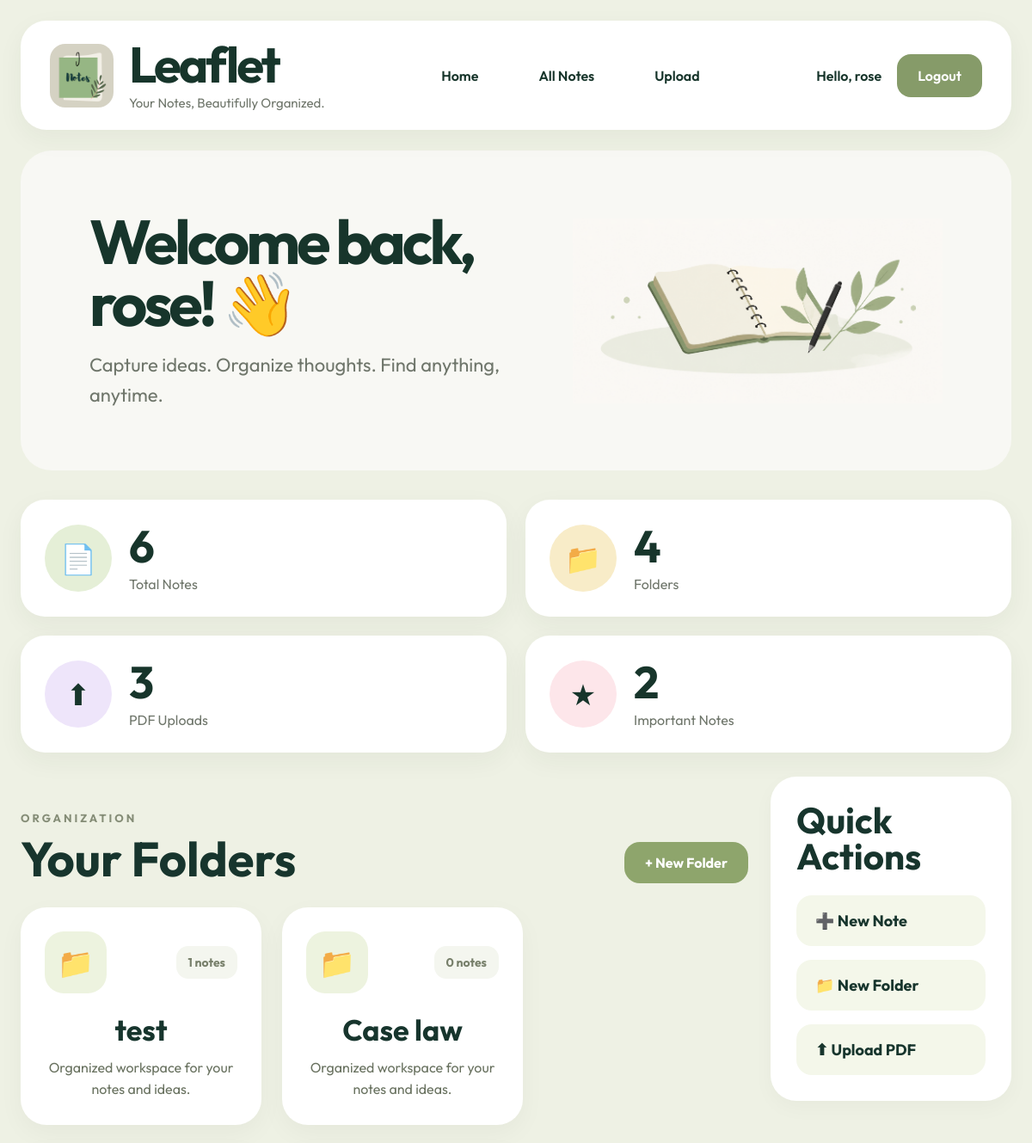
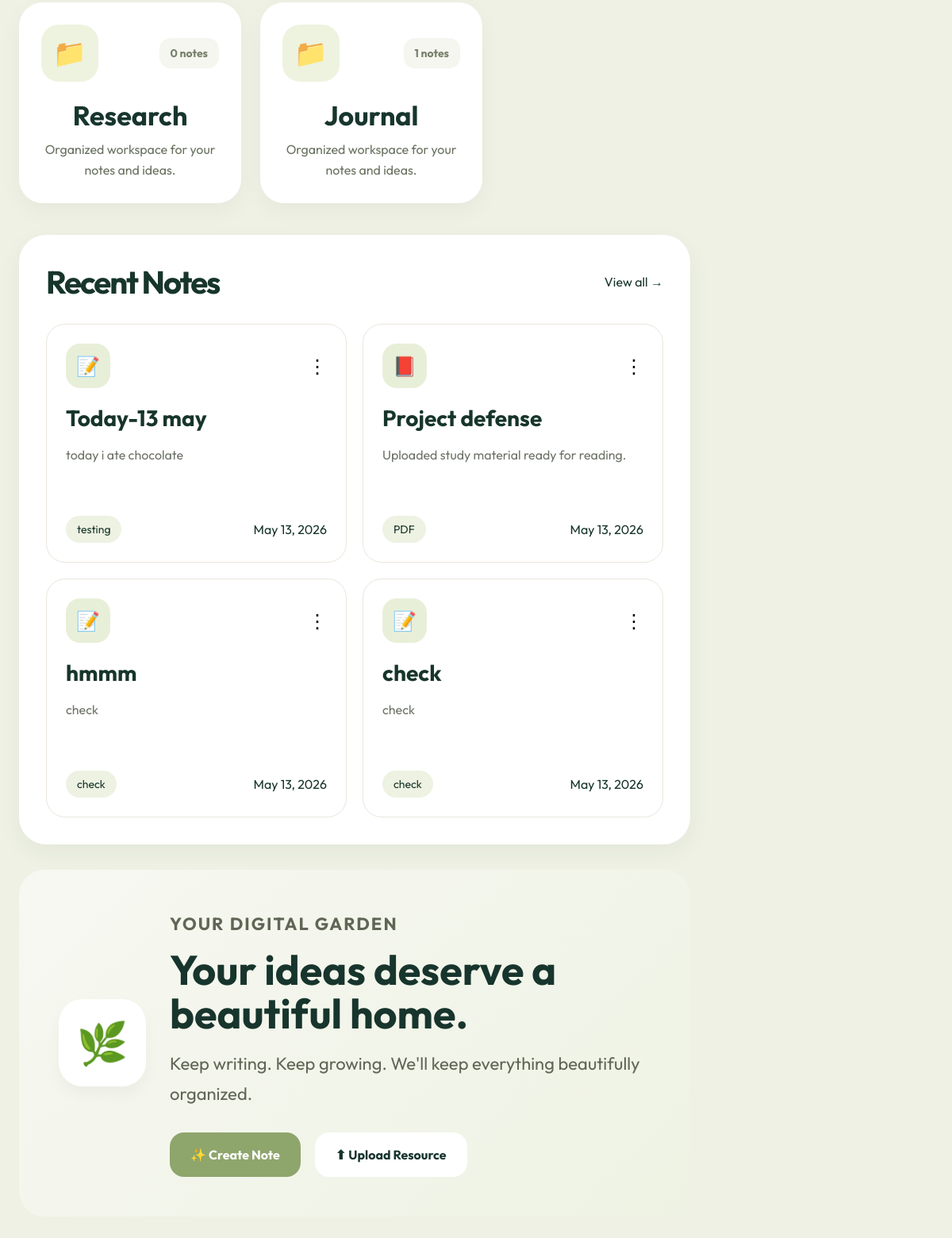
Screenshot of / (signed in) with the database file from the repository (2 pictures, top to bottom).
### website/models.py (models this page shows)
class User(db.Model, UserMixin):
    id = db.Column(db.Integer, primary_key=True)
    email = db.Column(db.String(150), unique=True)
    password = db.Column(db.String(150))
    first_name = db.Column(db.String(150))
    notes = db.relationship('Note', order_by='desc(Note.date)')

class Folder(db.Model):
    id = db.Column(
        db.Integer,
        primary_key=True
    )
    name = db.Column(
        db.String(150)
    )
    date_created = db.Column(
        db.DateTime(timezone=True),
        default=func.now()
    )
    user_id = db.Column(
        db.Integer,
        db.ForeignKey('user.id')
    )
    notes = db.relationship(
        'Note',
        backref='folder',
        lazy=True
    )

class Note(db.Model):
    id = db.Column(db.Integer, primary_key=True)
    title = db.Column(db.String(200), default='Untitled note')
    data = db.Column(db.String(10000))
    date = db.Column(db.DateTime(timezone=True), default=func.now())
    category = db.Column(db.String(50), default='General')
    notebook = db.Column(db.String(100), default='My Notes')
    tags = db.Column(db.String(200), default='')
    pinned = db.Column(db.Boolean, default=False)
    file = db.Column(db.String(300))
    user_id = db.Column(db.Integer, db.ForeignKey('user.id'))
    folder_id = db.Column(
    db.Integer,
    db.ForeignKey('folder.id')
)

### website/views.py (the view)
@views.route('/')
@login_required
def home():
    all_items = sorted(
        current_user.notes,
        key=lambda n: (
            (not bool(n.pinned)),
            n.date
        ),
        reverse=True
    )
    notebook_counts = Counter(
        note.notebook or 'My Notes'
        for note in current_user.notes
    )
    pinned_count = sum(
        1 for note in current_user.notes
        if note.pinned
    )
    pdf_count = sum(
        1 for note in current_user.notes
        if note.file
    )
    stats = {
        'total_notes': len(current_user.notes),
        'notebooks': len(notebook_counts),
        'pinned_notes': pinned_count,
        'pdfs': pdf_count,
    }
    folders = Folder.query.filter_by(
        user_id=current_user.id
    ).all()
    return render_template(
        'home.html',
        user=current_user,
        notes=all_items,
        stats=stats,
        folders=folders
    )

### website/templates/home.html (shortened to what this page needs)
{% extends "base.html" %}
{% block content %}
<div class="dashboard-shell">
  <section class="hero-banner">
    <div class="hero-content">
      <h1>
        Welcome back,
        {{ user.first_name }}! 👋
      </h1>
      <p>
        Capture ideas. Organize thoughts.
        Find anything, anytime.
      </p>
    </div>
    <div class="hero-illustration">
      <img
        src="{{ url_for('static', filename='images/notebook.png') }}"
        alt="Notebook"
      >
    </div>
  </section>
  <section class="stats-row">
    <div class="stat-card">
      <div class="stat-icon green">
        📄
      </div>
      <div>
        <h2>{{ stats.total_notes }}</h2>
        <p>Total Notes</p>
      </div>
    </div>
    <div class="stat-card">
      <div class="stat-icon yellow">
        📁
      </div>
      <div>
        <h2>{{ stats.notebooks }}</h2>
        <p>Folders</p>
      </div>
    </div>
    <div class="stat-card">
      <div class="stat-icon purple">
        ⬆
      </div>
      <div>
        <h2>{{ stats.pdfs }}</h2>
        <p>PDF Uploads</p>
      </div>
    </div>
    <div class="stat-card">
      <div class="stat-icon pink">
        ★
      </div>
      <div>
        <h2>{{ stats.pinned_notes }}</h2>
        <p>Important Notes</p>
      </div>
    </div>
  </section>
  <section class="dashboard-layout">
    <div class="dashboard-main">
<section class="folder-section">
  <div class="folder-head">
    <div>
      <p class="folder-label">
        ORGANIZATION
      </p>
      <h2>
        Your Folders
      </h2>
    </div>
    <a
      href="{{ url_for('views.new_folder') }}"
      class="folder-create-btn"
    >
      + New Folder
    </a>
  </div>
  <div class="folder-grid">
    {% for folder in folders %}
    <a
      href="{{ url_for('views.view_folder', folder_id=folder.id) }}"
      class="folder-link"
    >
      <div class="folder-card">
        <div class="folder-card-top">
          <div class="folder-icon">
            📁
          </div>
          <span class="folder-count">
            {{ folder.notes|length }} notes
          </span>
        </div>
        <h3>
          {{ folder.name }}
        </h3>
        <p>
          Organized workspace for your notes and ideas.
        </p>
      </div>
    </a>
    {% endfor %}
  </div>
</section>
      <section class="recent-notes-card">
        <div class="recent-head">
          <h2>
            Recent Notes
          </h2>
          <a
            href="{{ url_for('views.all_notes') }}"
          >
            View all →
          </a>
        </div>
        <div class="recent-notes-grid">
          {% for note in notes[:4] %}
          <article class="recent-note">
            <div class="recent-note-top">
              <div class="note-mini-icon">
                {% if note.file %}
                  📕
                {% else %}
                  📝
                {% endif %}
              </div>
              <button class="dots-btn">
                ⋮
              </button>
            </div>
            <h3>
              {{ note.title }}
            </h3>
            <p>
              {% if note.file %}
                Uploaded study material ready for reading.
              {% else %}
                {{ note.data[:90] }}
              {% endif %}
            </p>
            <div class="recent-note-footer">
              <span class="note-tag">
                {% if note.file %}
                  PDF
                {% else %}
                  {{ note.category }}
                {% endif %}
              </span>
              <span>
                {% if note.date %}
                  {{ note.date.strftime('%b %d, %Y') }}
                {% endif %}
              </span>
            </div>
          </article>
          {% endfor %}
        </div>
      </section>
      <section class="home-cta">
        <div class="cta-badge">
          🌿
        </div>
        <div class="cta-content">
          <p class="cta-label">
            YOUR DIGITAL GARDEN
          </p>
          <h2>
            Your ideas deserve a beautiful home.
          </h2>
          <p>
            Keep writing. Keep growing.
            We'll keep everything beautifully organized.
          </p>
          <div class="cta-actions">
            <a
              href="{{ url_for('views.new_note') }}"
              class="cta-primary"
            >
              ✨ Create Note
            </a>
            <a
              href="{{ url_for('views.upload_pdf') }}"
              class="cta-secondary"
            >
              ⬆ Upload Resource
            </a>
          </div>
        </div>
      </section>
    </div>
    <aside class="quick-sidebar">
      <div class="quick-card">
        <h3>
          Quick Actions
        </h3>
        <div class="quick-actions">
          <a
            href="{{ url_for('views.new_note') }}"
            class="quick-btn"
          >
            ➕ New Note
          </a>
          <a
            href="{{ url_for('views.new_folder') }}"
            class="quick-btn"
          >
            📁 New Folder
          </a>
          <a
            href="{{ url_for('views.upload_pdf') }}"
            class="quick-btn"
          >
            ⬆ Upload PDF
          </a>
        </div>
      </div>
    </aside>
  </section>
</div>
{% endblock %}

### website/templates/base.html (shortened to what this page needs)
<!DOCTYPE html>
<html lang="en">
<head>
  <link
    rel="stylesheet"
    href="{{ url_for('static', filename='app.css') }}"
  >
</head>
<body>
  {% if user.is_authenticated %}
  <nav class="global-navbar">
    <div class="global-left">
      <a
        href="{{ url_for('views.home') }}"
        class="logo-link"
      >
        <img
          src="{{ url_for('static', filename='images/logo.png') }}"
          alt="Leaflet Logo"
        >
        <div class="global-brand">
          <h2>
            Leaflet
          </h2>
          <p>
            Your Notes, Beautifully Organized.
          </p>
        </div>
      </a>
    </div>
    <div class="global-center">
      <a
        href="{{ url_for('views.home') }}"
        class="nav-link"
      >
        Home
      </a>
      <a
        href="{{ url_for('views.all_notes') }}"
        class="nav-link"
      >
        All Notes
      </a>
      <a
        href="{{ url_for('views.upload_pdf') }}"
        class="nav-link"
      >
        Upload
      </a>
    </div>
    <div class="global-right">
      <span class="nav-user">
        Hello, {{ user.first_name }}
      </span>
      <a
        href="{{ url_for('auth.logout') }}"
        class="logout-nav"
      >
        Logout
      </a>
    </div>
  </nav>
  {% endif %}
  <main>
    {% block content %}
    {% endblock %}
  </main>
</body>
</html>

### rows the page displays
User: first_name "rose"
Folder: notes|length "1", name "test"
Folder: notes|length "0", name "Case law"
Folder: notes|length "0", name "Research"
Folder: notes|length "1", name "Journal"
Note: title "Today-13 may", data "today i ate chocolate", category "testing", date "May 13, 2026"
Note: title "Project defense", shows "Uploaded study material ready for reading.", shows "PDF", date "May 13, 2026"
Note: title "hmmm", data "check", category "check", date "May 13, 2026"
Note: title "check", data "check", category "check", date "May 13, 2026"

### other values shown
{{ stats.total_notes }} "6"
{{ stats.notebooks }} "4"
{{ stats.pdfs }} "3"
{{ stats.pinned_notes }} "2"
